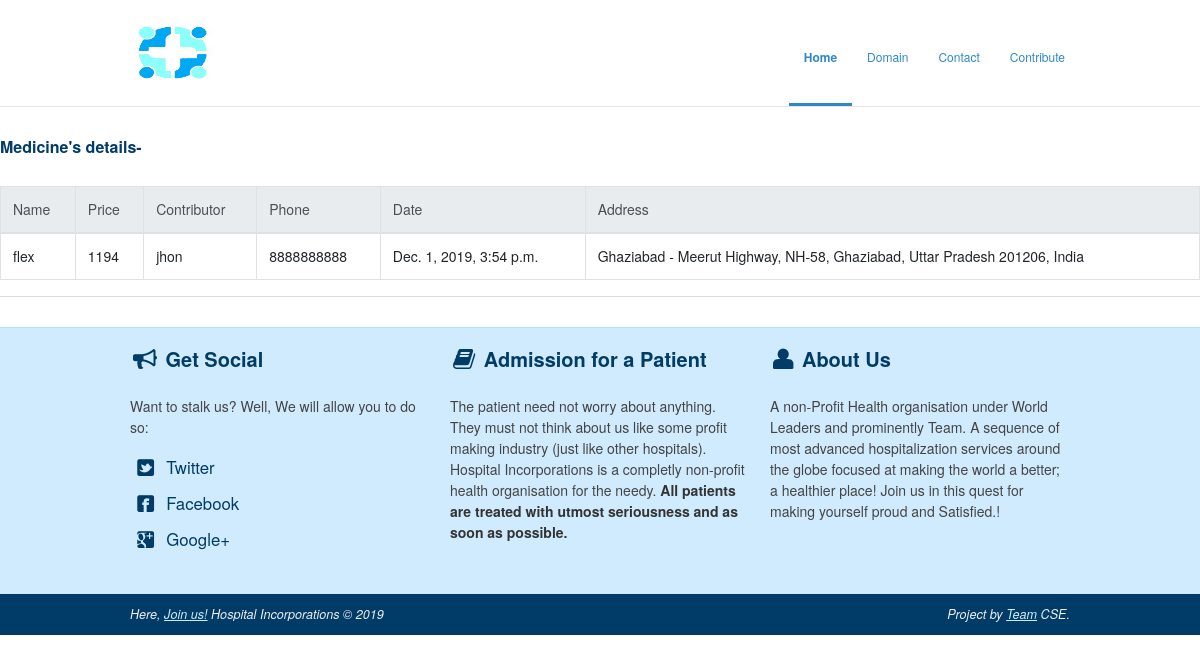
/list.html, run on an earlier commit of the app's database.
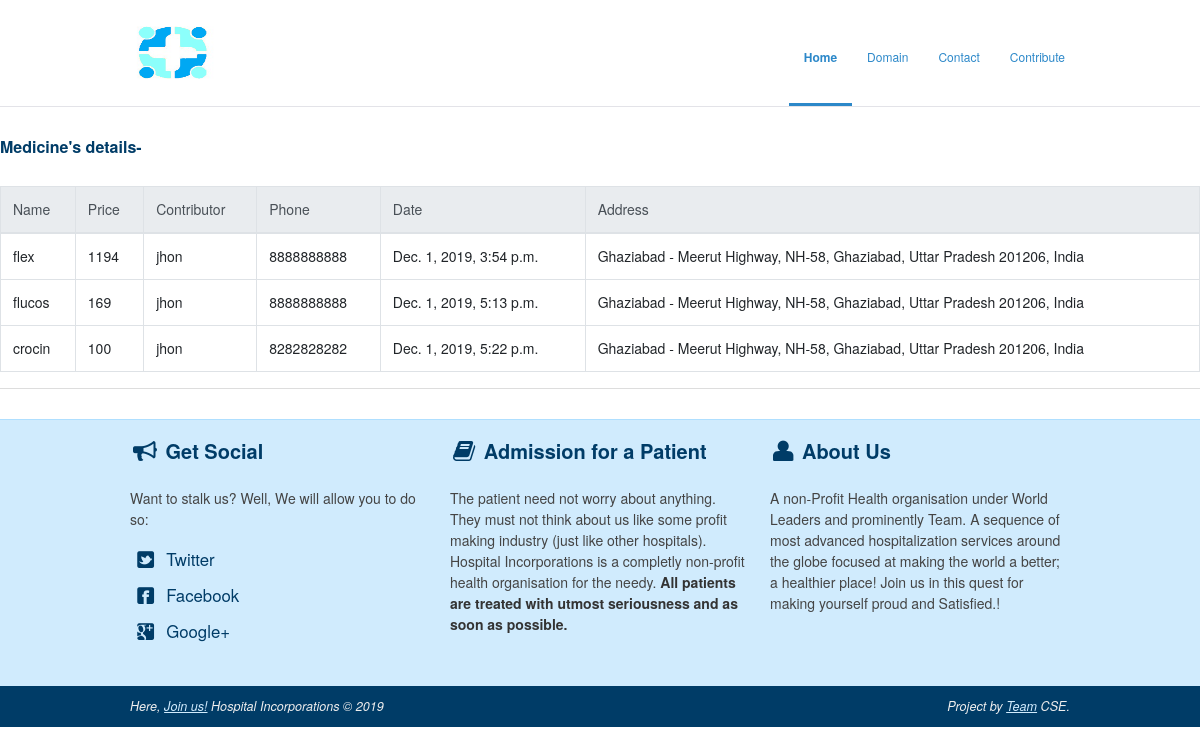
And on a later commit of the database.
### mrs/models.py (models this page shows)
class Med(models.Model):
	def get_default_my_time():
  		return timezone.localtime(timezone.now())
	name = models.CharField(max_length=200)
	price = models.IntegerField()
	user_name = models.CharField(max_length=300)
	phone = models.CharField(max_length=12)
	date = models.DateTimeField(default = get_default_my_time)
	address = models.CharField(max_length = 1000, default = 'Ghaziabad - Meerut Highway, NH-58, Ghaziabad, Uttar Pradesh 201206, India')

### mrs/views.py (the view)
# urls.py: path('list.html', views.list, name='list'),
def list(request):
	data = Med.objects.all()
	return render(request, 'mrs/list.html', {'data':data})

### mrs/templates/mrs/list.html (shortened to what this page needs)
<!DOCTYPE html>
<html lang="en">
<head>
<link rel="stylesheet" href="https://stackpath.bootstrapcdn.com/bootstrap/4.4.1/css/bootstrap.min.css">
	<link rel="stylesheet" href="../../static/stylesheets/base.css">
	<link rel="stylesheet" href="../../static/stylesheets/skeleton.css">
	<link rel="stylesheet" href="../../static/stylesheets/layout.css">
  	<link rel="stylesheet" href="../../static/stylesheets/flexslider.css">
	<link rel="stylesheet" href="../../static/stylesheets/prettyPhoto.css">
</head>
<body class="wrap">
	<header id="header" class="site-header" role="banner">
    <div id="header-inner" class="container sixteen columns over">
    <hgroup class="one-third column alpha">
    <h1 id="site-title" class="site-title">
    <a href="index.html" id="logo"><img src="../../static/images/hospitalLOGO.png" alt="Hospital Incorporations logo" height="64" width="105" /></a>
    </h1>
    </hgroup>
    <nav id="main-nav" class="two thirds column omega">
    <ul id="main-nav-menu" class="nav-menu">
    <li id="menu-item-1" class="current">
    <a href="index.html">Home</a>
    </li>
    <li id="menu-item-2">
    <a href="three-column.html">Domain</a>
    </li>
    <li id="menu-item-6">
    <a href="contact.html">Contact</a>
    </li>
	<li id="menu-item-7">
    <a href="form">Contribute</a>
    </li>
    </ul>
    </nav>
    </div>
    </header>
	<h3> Medicine's details- </h3>
	<br>
	<table class="table table-bordered">
		<thead class="thead-light">
		    <tr>
		        <th>Name</th>
		        <th>Price</th>
		        <th>Contributor</th>
		        <th>Phone</th>
		        <th>Date</th>
			<th>Address</th>
		    </tr>
		</thead>
		<tbody>
		    {% for med in data %}
		        <tr>
		            <td>{{ med.name }}</td>
		            <td>{{ med.price }}</td>
		            <td>{{ med.user_name }}</td>
		            <td>{{ med.phone }}</td>
		            <td>{{ med.date }}</td>
			    <td>{{ med.address }}</td>
		        </tr>
		    {% endfor %}
		</tbody>
	    </table>
        <hr>
<footer>
<div class="footer-inner container">
<div class="social footer-columns one-third column">
<h2><i class="icon-bullhorn icon-large"></i> Get Social</h2>
<p>Want to stalk us? Well, We will allow you to do so:</p>
<ul>
<li><a href="http://www.twitter.com/"><i class="icon-twitter-sign icon-large"></i> Twitter</a></li>
<li><a href="http://www.facebook.com/"><i class="icon-facebook-sign icon-large"></i> Facebook</a></li>
<li><a href="https://www.google.com"><i class="icon-google-plus-sign icon-large"></i> Google+</a></li>
</ul>
</div>
<div class="footer-columns one-third column">
<h2><i class="icon-book icon-large"></i> Admission for a Patient</h2>
<p>The patient need not worry about anything. They must not think about us like some profit making industry (just like other hospitals). Hospital Incorporations is a completly non-profit health organisation for the needy. <strong>All patients are treated with utmost seriousness and as soon as possible.</strong></p>
</div>
<div class="footer-columns one-third column">
<h2><i class="icon-user icon-large"></i> About Us</h2>
<p>A non-Profit Health organisation under World Leaders and prominently Team. A sequence of most advanced hospitalization services around the globe focused at making the world a better; a healthier place! Join us in this quest for making yourself proud and Satisfied.!</p>
</div>
</div>
<div id="footer-base">
<div class="container">
<div class="eight columns">
Here, <a href="index.html">Join us!</a> Hospital Incorporations &copy; 2019
</div>
<div class="eight columns far-edge">
Project by <a href="http://www.linkedin.com">Team</a> CSE.
</div>
</div>
</div>
</footer>
</body>
</html>

### mrs/static/stylesheets/base.css (style rules this page uses)
html, body, div, span, applet, object, iframe, h1, h2, h3, h4, h5, h6, p, blockquote, pre, a, abbr, acronym, address, big, cite, code, del, dfn, em, img, ins, kbd, q, s, samp, small, strike, strong, sub, sup, tt, var, b, u, i, center, dl, dt, dd, ol, ul, li, fieldset, form, label, legend, table, caption, tbody, tfoot, thead, tr, th, td, article, aside, canvas, details, embed, figure, figcaption, footer, header, hgroup, menu, nav, output, ruby, section, summary, time, mark, audio, video { margin: 0; padding: 0; border: 0; font-size: 100%; font: inherit; vertical-align: baseline; }
article, aside, details, figcaption, figure, footer, header, hgroup, menu, nav, section { display: block; }
body { line-height: 1; }
ol, ul { list-style: none; }
table { border-collapse: collapse; border-spacing: 0; }
body { background: #fff; font: 14px/21px "HelveticaNeue", "Helvetica Neue", Helvetica, Arial, sans-serif; color: #444; -webkit-font-smoothing: antialiased; -webkit-text-size-adjust: 100%; }
h1, h2, h3, h4, h5, h6 { color: #181818; font-family: "Georgia", "Times New Roman", serif; font-weight: normal; }
h1 a, h2 a, h3 a, h4 a, h5 a, h6 a { font-weight: inherit; }
h1 { font-size: 46px; line-height: 50px; margin-bottom: 14px; }
h2 { font-size: 35px; line-height: 40px; margin-bottom: 10px; }
h3 { font-size: 28px; line-height: 34px; margin-bottom: 8px; }
p { margin: 0 0 20px 0; }
strong { font-weight: bold; color: #333; }
hr { border: solid #ddd; border-width: 1px 0 0; clear: both; margin: 10px 0 30px; height: 0; }
a, a:visited { color: #333; text-decoration: underline; outline: 0; }
ul, ol { margin-bottom: 20px; }
ul { list-style: none outside; }
li { line-height: 18px; margin-bottom: 12px; }
.far-edge { text-align: right; }

### mrs/static/stylesheets/skeleton.css (style rules this page uses)
.container { position: relative; width: 960px; margin: 0 auto; padding: 0; }
.container .column, .container .columns { float: left; display: inline; margin-left: 10px; margin-right: 10px; }
.column.alpha, .columns.alpha { margin-left: 0; }
.column.omega, .columns.omega { margin-right: 0; }
.container .eight.columns { width: 460px; }
.container .one-third.column { width: 300px; }
.container:after { content: "\0020"; display: block; height: 0; clear: both; visibility: hidden; }

### mrs/static/stylesheets/layout.css (style rules this page uses)
#header { border-bottom: 1px solid #E3E3E8; margin-bottom: 30px; }
h1 a { text-indent: -9999px; }
#site-title { padding-top: 20px; }
#main-nav { float: right; }
#main-nav ul, #main-nav li { list-style: none; padding: 0; margin: 0; display: inline; }
#main-nav ul li { float: left; position: relative; }
#main-nav ul li a { display: inline-block; padding: 48px 10px 34px 10px; margin: 0 5px; text-decoration: none; font-size: 12px; border-bottom: 3px solid transparent; }
.current { font-weight: bold !important; color: #444 !important; border-bottom: 3px solid #2c88c9 !important; }
a, a:visited { color: #2c88c9; transition: color 0.3s linear; -moz-transition: color 0.3s linear; -webkit-transition: color 0.3s linear; -o-transition: color 0.3s linear; }
h1, h2, h3, h4, h5, h6 { font-family: "HelveticaNeue-Light", "Helvetica Neue Light", "Helvetica Neue", Helvetica, Arial, sans-serif; color: #003c67; font-weight: bold; }
h1 { font-size: 24px; line-height: 28px; }
h2 { font-size: 20px; line-height: 22px; margin: 0 0 20px 0; }
h3 { font-size: 16px; line-height: 20px; }
footer { background: #d0ebfd; border-top: 1px solid #afdfff; }
#footer-base { background: #003c67; font-size: 0.9em; font-style: italic; color: #EEE; padding: 0.8em 0; }
#footer-base a { color: #d0ebfd; }
.footer-columns { padding: 20px 0; }
.social a { text-decoration: none; font-size: 1.2em; color: #003c67; }
[class^="icon-"]:before, [class*=" icon-"]:before { font-family: FontAwesome; font-weight: normal; font-style: normal; display: inline-block; text-decoration: inherit; padding: 3px; }
a [class^="icon-"], a [class*=" icon-"] { display: inline-block; text-decoration: inherit; }
.icon-large:before { vertical-align: top; font-size: 1.3333333333333333em; }
li [class^="icon-"], li [class*=" icon-"] { display: inline-block; width: 1.25em; text-align: center; }
li .icon-large[class^="icon-"], li .icon-large[class*=" icon-"] { width: 1.875em; }
.icon-user:before { content: "\f007"; }
.icon-book:before { content: "\f02d"; }
.icon-twitter-sign:before { content: "\f081"; }
.icon-facebook-sign:before { content: "\f082"; }
.icon-bullhorn:before { content: "\f0a1"; }
.icon-google-plus-sign:before { content: "\f0d4"; }

What changed in the data, as far as the page shows it:
added Med: name "flucos", price "169", user_name "jhon", phone "8888888888", date "Dec. 1, 2019, 5:13 p.m.", address "Ghaziabad - Meerut Highway, NH-58, Ghaziabad, Uttar Pradesh 201206, India"
added Med: name "crocin", price "100", user_name "jhon", phone "8282828282", date "Dec. 1, 2019, 5:22 p.m.", address "Ghaziabad - Meerut Highway, NH-58, Ghaziabad, Uttar Pradesh 201206, India"
